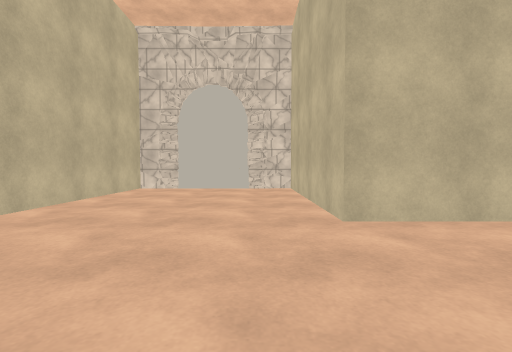
View 1 (above)

17 first-person views from a walk through a Unity game level. The camera is 1.4 m above the floor, tilts 2° down and sees 85° across. The floor is counted in squares, 2 m on a side. Each view is taken from the middle of a square. On the plan, view 1 faces up. The plan holds only what a view shows up to about 9 squares ahead; the rest is blank. The place goes on beyond the plan. The player character is not drawn. Some animated figures are left out. Some surface patterns are stand-ins.

View 2
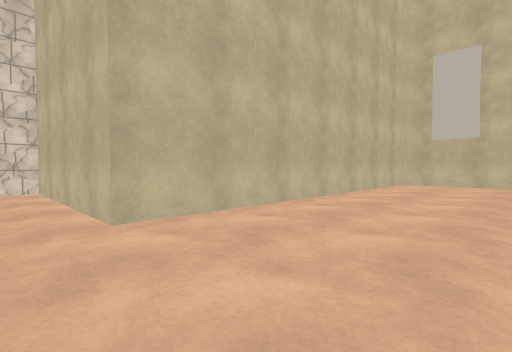

View 3
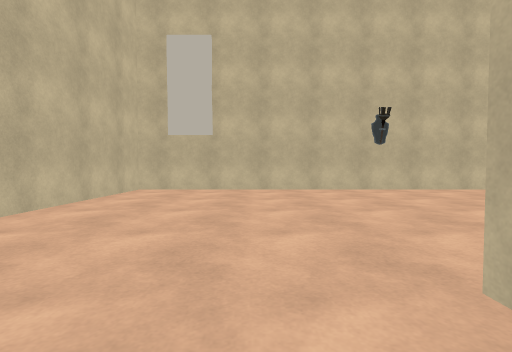

View 4
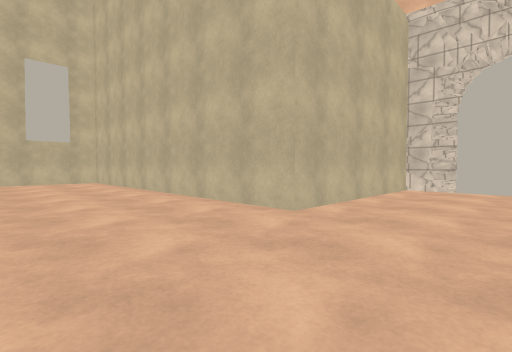

View 5
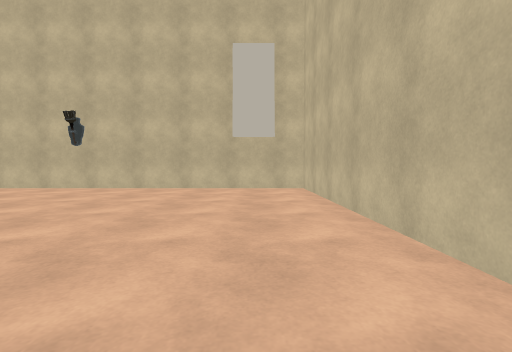

View 6
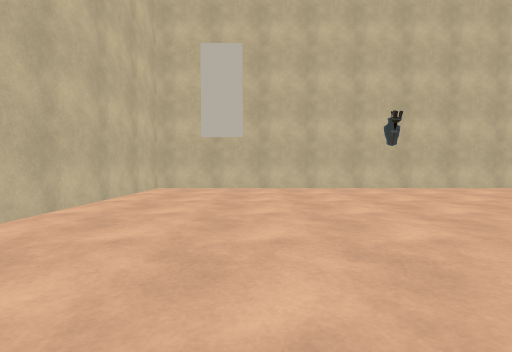

View 7
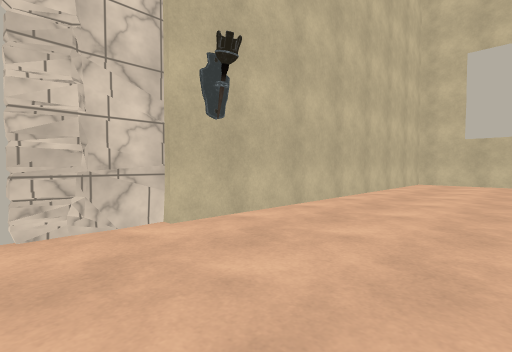

View 8
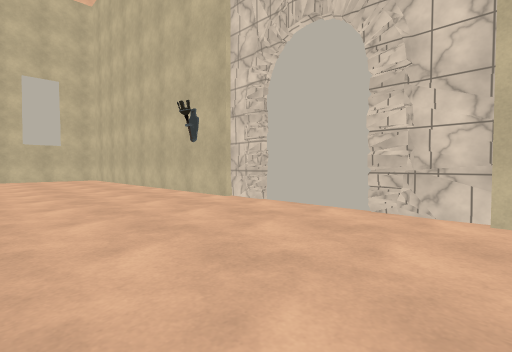

View 9
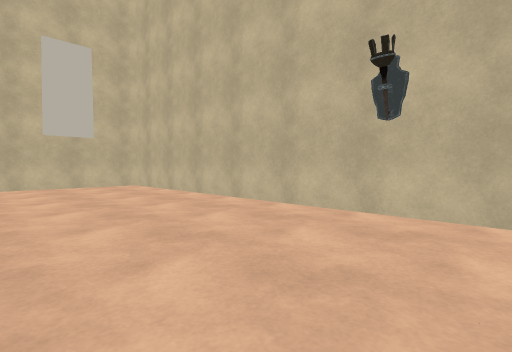

View 10
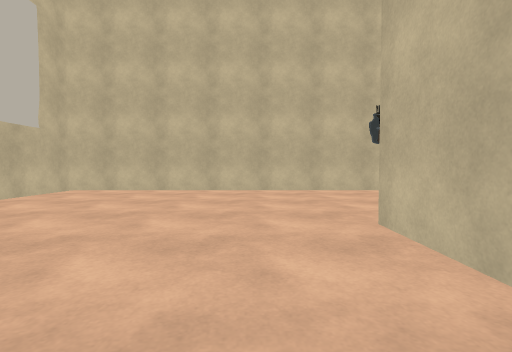

View 11
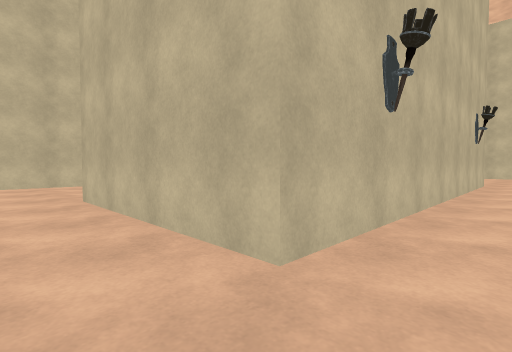

View 12
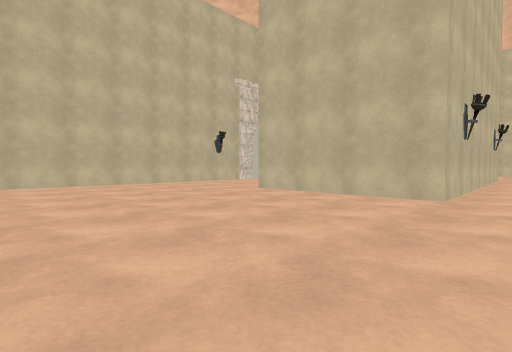

View 13
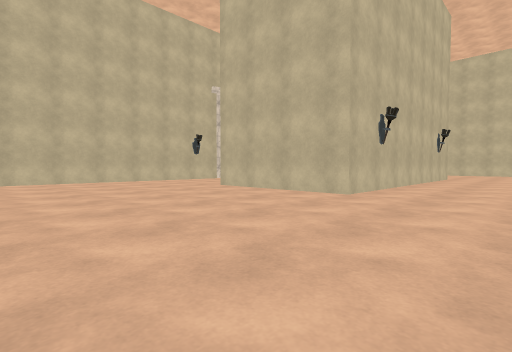

View 14
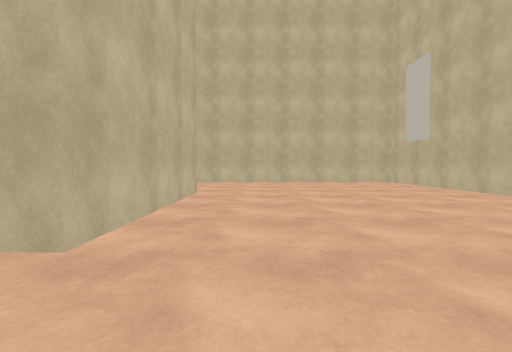

View 15
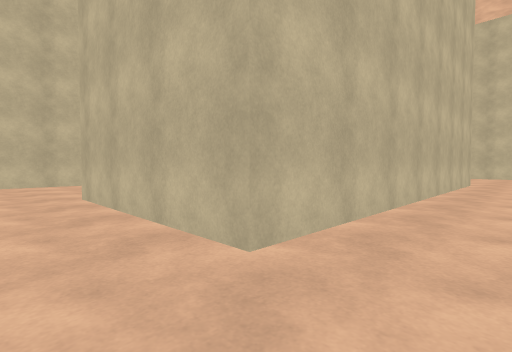

View 16
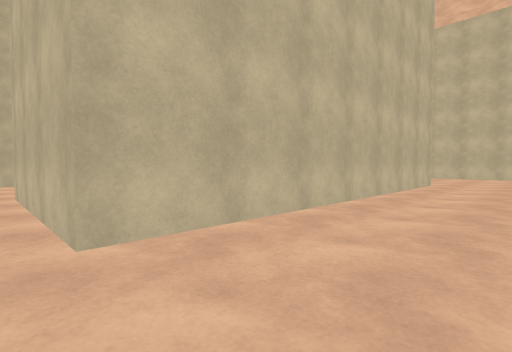

View 17
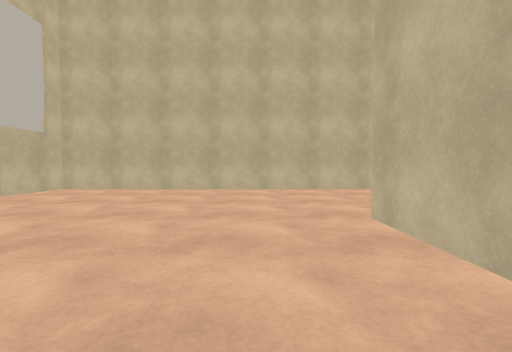

### Floor plan
Points are (right, up) in squares from view 1. A wall is a line through its corners. A room is listed if a view was taken in it or the views show most of it. See-through windows are left out.
Room 1 (views 1, 2, 3, 4, 5, 6, 7, 8, 9, 10, 11, 12, 13, 14, 15, 16, 17)
walls: (3.1, -6.4) (-6.4, -6.4) (-6.4, -1.2) (4.5, -1.2) (4.5, -6.4); (-2.4, 8.8) (-3.6, 8.8) (-3.6, 3.5) (-13.9, 3.5) (-13.9, -11.1) (-2.4, -11.1); (0, -11.1) (11.3, -11.1) (11.3, 3.5) (1.1, 3.5) (1.1, 8.8) (-0.3, 8.8); (-3, -11.3) (-2.5, -11.2)
objects: other object (-2, -12) to (-1, -12)

Positions as (right, up) in squares from view 1, and headings:
1: (0, 0), facing up
2: (0, 0), facing up-right
3: (3, 0), facing right
4: (-1, 0), facing up-left
5: (-5, 2), facing left
6: (-5, -8), facing left
7: (-2, -8), facing down-left
8: (-4, -7), facing down-right
9: (1, -7), facing down-right
10: (6, -3), facing down
11: (6, 0), facing down-left
12: (11, 0), facing down-left
13: (11, 2), facing down-left
14: (-8, 1), facing down
15: (-8, -8), facing up-right
16: (-7, -9), facing up-right
17: (-8, -5), facing up
